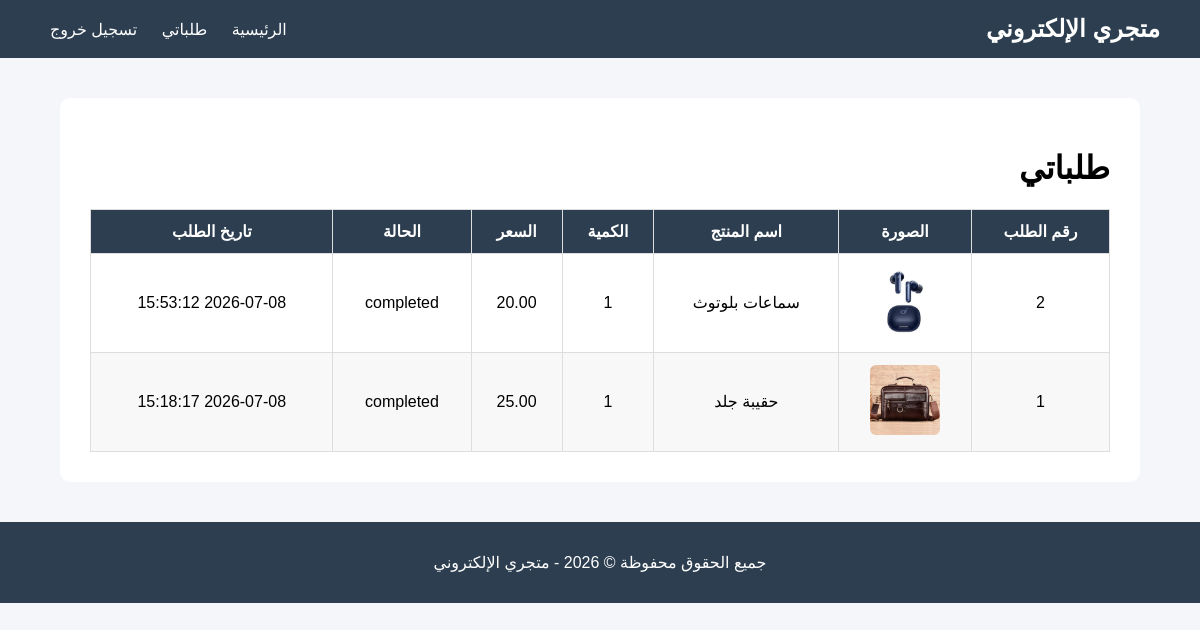
Screenshot of /my_orders.php (signed in) with the database file from the repository.
### tables this page shows
CREATE TABLE `order_items` (
  `id` int(11) NOT NULL,
  `order_id` int(11) DEFAULT NULL,
  `product_id` int(11) DEFAULT NULL,
  `quantity` int(11) NOT NULL,
  `price` decimal(10,2) NOT NULL
);

CREATE TABLE `orders` (
  `id` int(11) NOT NULL,
  `user_id` int(11) DEFAULT NULL,
  `total_price` decimal(10,2) NOT NULL DEFAULT 0.00,
  `status` enum('pending','completed','cancelled') DEFAULT 'pending',
  `created_at` timestamp NOT NULL DEFAULT current_timestamp()
);

CREATE TABLE `products` (
  `id` int(11) NOT NULL,
  `category_id` int(11) DEFAULT NULL,
  `name` varchar(150) NOT NULL,
  `description` text DEFAULT NULL,
  `price` decimal(10,2) NOT NULL,
  `quantity` int(11) NOT NULL DEFAULT 0,
  `image` varchar(255) DEFAULT NULL,
  `created_at` timestamp NOT NULL DEFAULT current_timestamp()
);

### my_orders.php (the view, shortened to what this page needs)
<?php
require_once __DIR__ . "/config/database.php";
$user_id = $_SESSION["user_id"];
$orders = mysqli_query($conn, "
    SELECT orders.*, products.name AS product_name, products.image, order_items.quantity
    FROM orders
    LEFT JOIN order_items ON orders.id = order_items.order_id
    LEFT JOIN products ON order_items.product_id = products.id
    WHERE orders.user_id = $user_id
    ORDER BY orders.id DESC
");
?>
<?php include __DIR__ . "/includes/header.php"; ?>
<h1>طلباتي</h1>
<table class="data-table">
    <thead>
        <tr>
            <th>رقم الطلب</th>
            <th>الصورة</th>
            <th>اسم المنتج</th>
            <th>الكمية</th>
            <th>السعر</th>
            <th>الحالة</th>
            <th>تاريخ الطلب</th>
        </tr>
    </thead>
    <tbody>
        <?php if (mysqli_num_rows($orders) > 0) { ?>
            <?php while ($order = mysqli_fetch_assoc($orders)) { ?>
                <tr>
                    <td><?php echo $order["id"]; ?></td>
                    <td>
                        <?php if (!empty($order["image"])) { ?>
                            <img class="table-img" src="uploads/<?php echo htmlspecialchars($order["image"]); ?>">
                        <?php } else { ?>
                            لا توجد صورة
                        <?php } ?>
                    </td>
                    <td><?php echo htmlspecialchars($order["product_name"]); ?></td>
                    <td><?php echo htmlspecialchars($order["quantity"]); ?></td>
                    <td><?php echo htmlspecialchars($order["total_price"]); ?></td>
                    <td><?php echo htmlspecialchars($order["status"]); ?></td>
                    <td><?php echo htmlspecialchars($order["created_at"]); ?></td>
                </tr>
            <?php } ?>
        <?php } else { ?>
            <tr>
                <td colspan="7">لا توجد طلبات حاليًا</td>
            </tr>
        <?php } ?>
    </tbody>
</table>
<?php include __DIR__ . "/includes/footer.php"; ?>

### assets/css/style.css (style rules this page uses)
body { font-family: Arial, sans-serif; background-color: #f5f6fa; margin: 0; direction: rtl; }
.data-table { width: 100%; border-collapse: collapse; margin-top: 20px; }
.data-table th, .data-table td { border: 1px solid #ddd; padding: 12px; text-align: center; }
.data-table th { background-color: #2c3e50; color: white; }
.data-table tr:nth-child(even) { background-color: #f8f8f8; }
.table-img { width: 70px; height: 70px; object-fit: cover; border-radius: 6px; }

### rows the page displays
order_items: order "2", product.image (picture), product.name "سماعات بلوتوث", quantity "1", order.total_price "20.00", order.status "completed", order.created_at "2026-07-08 15:53:12"
order_items: order "1", product.image (picture), product.name "حقيبة جلد", quantity "1", order.total_price "25.00", order.status "completed", order.created_at "2026-07-08 15:18:17"
